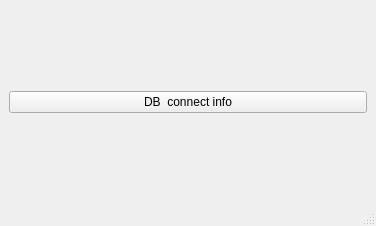
<?xml version="1.0" encoding="UTF-8"?>
<ui version="4.0">
 <class>MainWindow</class>
 <widget class="QMainWindow" name="MainWindow">
  <property name="geometry">
   <rect>
    <x>0</x>
    <y>0</y>
    <width>376</width>
    <height>226</height>
   </rect>
  </property>
  <property name="windowTitle">
   <string>DB connect</string>
  </property>
  <widget class="QWidget" name="centralwidget">
   <layout class="QGridLayout" name="gridLayout">
    <item row="0" column="0">
     <widget class="QPushButton" name="btDBConnect">
      <property name="text">
       <string>DB  connect info</string>
      </property>
     </widget>
    </item>
   </layout>
  </widget>
  <widget class="QStatusBar" name="statusbar"/>
  <widget class="QMenuBar" name="menubar">
   <property name="geometry">
    <rect>
     <x>0</x>
     <y>0</y>
     <width>376</width>
     <height>25</height>
    </rect>
   </property>
  </widget>
 </widget>
 <resources/>
 <connections/>
</ui>
